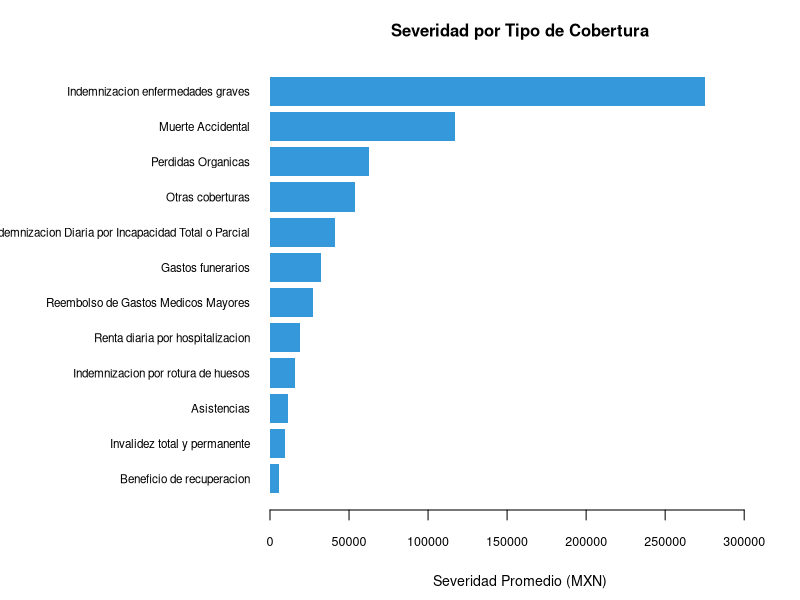
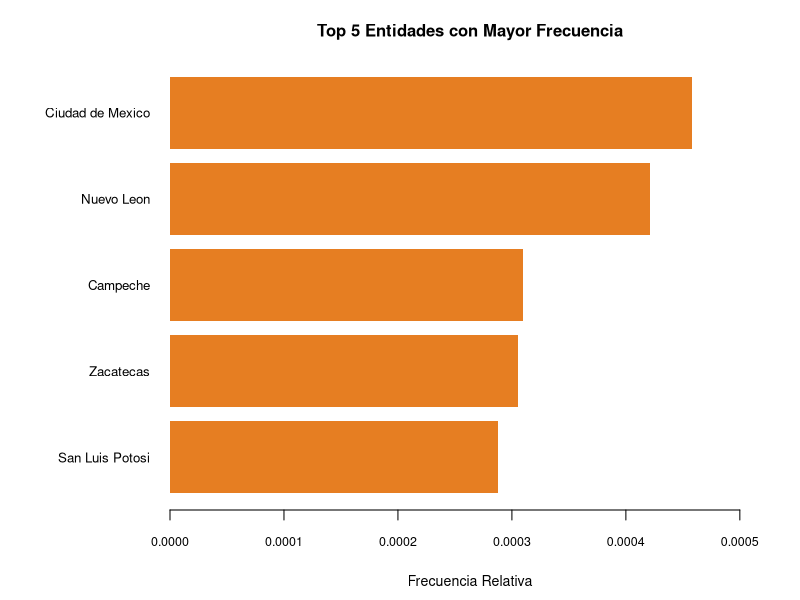
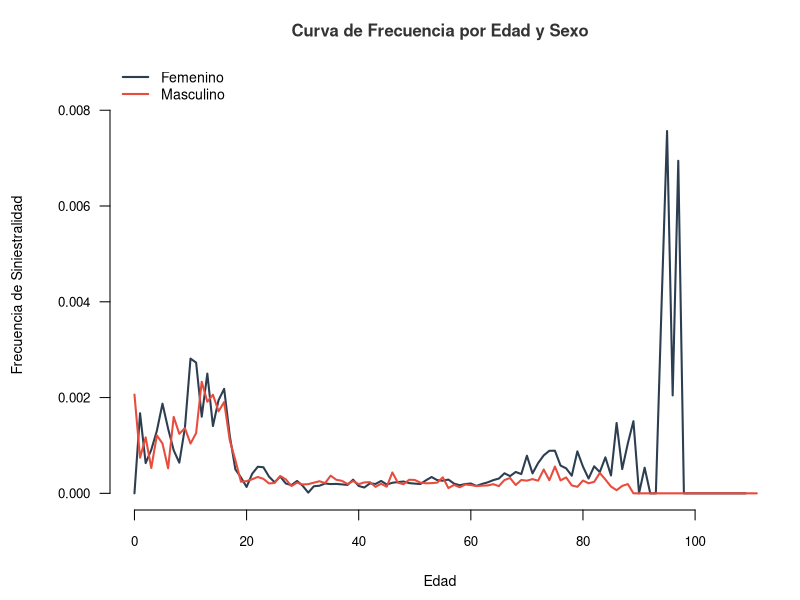
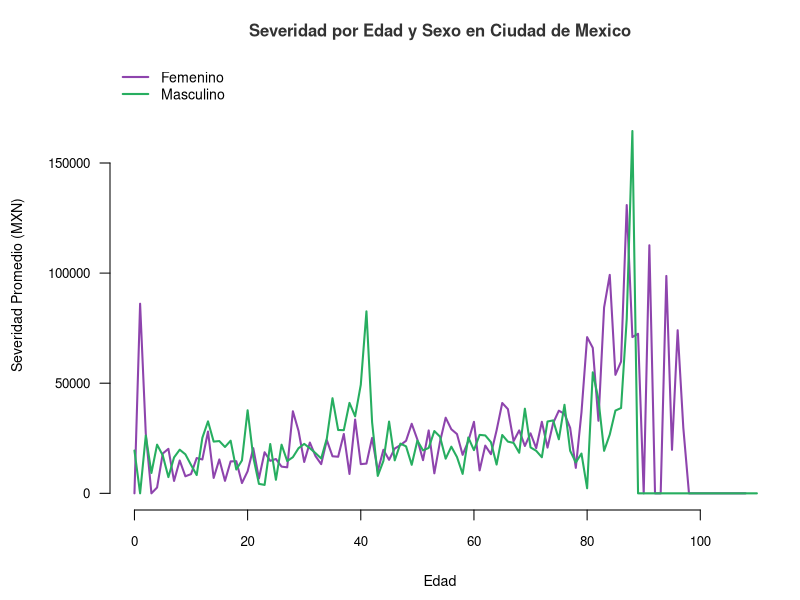

Write R code to recreate these figures, in order.
## ---- chunk 1
knitr::opts_chunk$set(echo = FALSE, warning = FALSE, message = FALSE, fig.align = 'center', out.width = '100%')
options(scipen = 999)
datos <- read.csv("../data/processed/tabla_consolidada_sesas.csv", check.names = FALSE)
## ---- chunk 2
# Frecuencia por Sexo
freq.sexo <- aggregate(cbind(`NUMERO DE ASEGURADOS`, `NUMERO DE RECLAMACIONES`) ~ SEXO, data = datos, FUN = sum)
freq.sexo$Frecuencia <- freq.sexo$`NUMERO DE RECLAMACIONES` / freq.sexo$`NUMERO DE ASEGURADOS`
knitr::kable(freq.sexo[order(-freq.sexo$Frecuencia), ], caption = "Frecuencia por Sexo", row.names = FALSE, digits = 6)

# Frecuencia por Cobertura
freq.cob <- aggregate(cbind(`NUMERO DE ASEGURADOS`, `NUMERO DE RECLAMACIONES`) ~ COBERTURA, data = datos, FUN = sum)
freq.cob$Frecuencia <- freq.cob$`NUMERO DE RECLAMACIONES` / freq.cob$`NUMERO DE ASEGURADOS`
knitr::kable(freq.cob[order(-freq.cob$Frecuencia), ], caption = "Frecuencia por Cobertura", row.names = FALSE, digits = 6)

# Top 5 Entidades
freq.entidad <- aggregate(cbind(`NUMERO DE ASEGURADOS`, `NUMERO DE RECLAMACIONES`) ~ ENTIDAD, data = datos, FUN = sum)
freq.entidad$Frecuencia <- freq.entidad$`NUMERO DE RECLAMACIONES` / freq.entidad$`NUMERO DE ASEGURADOS`
freq.entidad.valida <- subset(freq.entidad, `NUMERO DE ASEGURADOS` > 100)
top.5.entidades <- head(freq.entidad.valida[order(-freq.entidad.valida$Frecuencia), ], 5)
knitr::kable(top.5.entidades, caption = "Top 5 Entidades con Mayor Frecuencia", row.names = FALSE, digits = 6)
## ---- chunk 3
# Gráfico 1: Severidad por Cobertura
par(bty = "n", mar = c(4.5, 13.5, 3, 1.5), family = "sans", las = 1)
sev.cobertura <- aggregate(cbind(`MONTO PAGADO`, `NUMERO DE RECLAMACIONES`) ~ COBERTURA, data = datos, FUN = sum)
sev.cobertura$Severidad <- ifelse(sev.cobertura$`NUMERO DE RECLAMACIONES` > 0, 
                                  sev.cobertura$`MONTO PAGADO` / sev.cobertura$`NUMERO DE RECLAMACIONES`, 0)
sev.cobertura <- sev.cobertura[order(sev.cobertura$Severidad), ]
max.sev.cob <- max(sev.cobertura$Severidad, na.rm = TRUE)

barplot(sev.cobertura$Severidad, names.arg = sev.cobertura$COBERTURA, horiz = TRUE,
        col = "#3498db", border = NA, xlab = "Severidad Promedio (MXN)",
        xlim = c(0, max.sev.cob * 1.15),
        main = "Severidad por Tipo de Cobertura", cex.names = 0.7, cex.axis = 0.75, cex.lab = 0.85, cex.main = 1)
## ---- chunk 4
# Gráfico 2: Frecuencia Top 5 Entidades
par(bty = "n", mar = c(4.5, 8.5, 3, 1.5), family = "sans", las = 1)
top.5.plot <- top.5.entidades[order(top.5.entidades$Frecuencia), ]
max.freq.ent <- max(top.5.plot$Frecuencia, na.rm = TRUE)

barplot(top.5.plot$Frecuencia, names.arg = top.5.plot$ENTIDAD, horiz = TRUE,
        col = "#e67e22", border = NA, xlab = "Frecuencia Relativa",
        xlim = c(0, max.freq.ent * 1.15),
        main = "Top 5 Entidades con Mayor Frecuencia", cex.names = 0.8, cex.axis = 0.75, cex.lab = 0.85, cex.main = 1)
## ---- chunk 5
freq.edad.sexo <- aggregate(cbind(`NUMERO DE ASEGURADOS`, `NUMERO DE RECLAMACIONES`) ~ EDAD + SEXO, data = datos, FUN = sum)
freq.edad.sexo$Frecuencia <- freq.edad.sexo$`NUMERO DE RECLAMACIONES` / freq.edad.sexo$`NUMERO DE ASEGURADOS`

datos.f <- subset(freq.edad.sexo, SEXO %in% c("Femenino", "Mujer", "M", "F"))
datos.m <- subset(freq.edad.sexo, SEXO %in% c("Masculino", "Hombre", "H"))
max.freq <- max(freq.edad.sexo$Frecuencia, na.rm = TRUE)

par(bty = "n", mar = c(4.5, 5.5, 3, 1.5), family = "sans", las = 1)
plot(datos.f$EDAD, datos.f$Frecuencia, type = "l", col = "#2c3e50", lwd = 2, ylim = c(0, max.freq * 1.15),
     xlab = "Edad", ylab = "", 
     main = "Curva de Frecuencia por Edad y Sexo", cex.main = 1, col.main = "#333333", cex.axis = 0.8, cex.lab = 0.85)
mtext("Frecuencia de Siniestralidad", side = 2, line = 4.2, las = 0, cex = 0.85)
lines(datos.m$EDAD, datos.m$Frecuencia, col = "#e74c3c", lwd = 2)
legend("topleft", legend = c("Femenino", "Masculino"), col = c("#2c3e50", "#e74c3c"), lwd = 2, bty = "n", cex = 0.85)
## ---- chunk 6
# Aislamos la entidad número 1 con mayor frecuencia (Ciudad de México)
entidad.critica <- head(top.5.entidades$ENTIDAD, 1)
datos.entidad <- subset(datos, ENTIDAD == entidad.critica)

cruce.triple <- aggregate(cbind(`MONTO PAGADO`, `NUMERO DE RECLAMACIONES`) ~ EDAD + SEXO, data = datos.entidad, FUN = sum)
cruce.triple$Severidad <- ifelse(cruce.triple$`NUMERO DE RECLAMACIONES` > 0,
                                 cruce.triple$`MONTO PAGADO` / cruce.triple$`NUMERO DE RECLAMACIONES`, 0)

datos.f.triple <- subset(cruce.triple, SEXO %in% c("Femenino", "Mujer", "M", "F"))
datos.m.triple <- subset(cruce.triple, SEXO %in% c("Masculino", "Hombre", "H"))
max.sev <- max(cruce.triple$Severidad, na.rm = TRUE)

par(bty = "n", mar = c(4.5, 5.5, 3, 1.5), family = "sans", las = 1)
plot(datos.f.triple$EDAD, datos.f.triple$Severidad, type = "l", col = "#8e44ad", lwd = 2, ylim = c(0, max.sev * 1.15),
     xlab = "Edad", ylab = "", 
     main = paste("Severidad por Edad y Sexo en", entidad.critica), cex.main = 1, col.main = "#333333", cex.axis = 0.8, cex.lab = 0.85)
mtext("Severidad Promedio (MXN)", side = 2, line = 4.2, las = 0, cex = 0.85)
lines(datos.m.triple$EDAD, datos.m.triple$Severidad, col = "#27ae60", lwd = 2)
legend("topleft", legend = c("Femenino", "Masculino"), col = c("#8e44ad", "#27ae60"), lwd = 2, bty = "n", cex = 0.85)
## ---- chunk 7
tabla.valida <- subset(datos, `NUMERO DE ASEGURADOS` >= 50)
top.primas <- head(tabla.valida[order(-tabla.valida$Prima_Pura), c("COBERTURA", "ENTIDAD", "EDAD", "SEXO", "Prima_Pura")], 10)
colnames(top.primas)[5] <- "Prima Pura"
knitr::kable(top.primas, caption = "Top 10 Cohortes con Mayor Prima Pura de Riesgo", row.names = FALSE, digits = 2)
